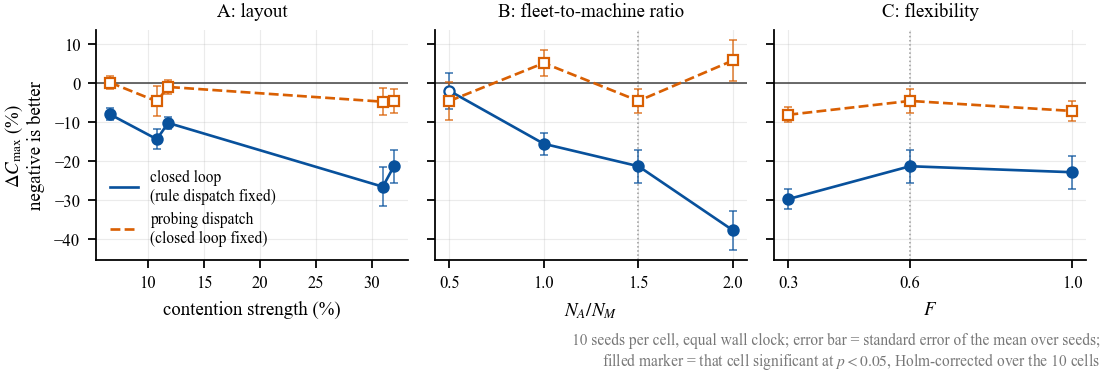

Source code (Python):
# -*- coding: utf-8 -*-
"""The two main effects across the three factor families (Section 5.5).

Reads clbs/output/baseline_ladder.csv, the same file the tables and the preamble
macros come from, so the figure cannot drift from the prose.

What the figure has to make decidable: not "is the gain positive on average",
which the main table already answers, but "which of these per-cell readings am I
allowed to believe".  Those are different questions, and an earlier version of
this figure conflated them -- it annotated every cell whose gain came out
positive as "harmful", which is exactly the move of treating an unresolved sign
as a finding.  With ten seeds per cell the probing effect is not significant on
eight of the ten cells, so the marker fill now carries significance and the
reader can see at a glance that one curve is evidence and the other is mostly
noise.

Marker fill alone made that point as a binary, which left the reader taking the
threshold on trust.  Each cell therefore also carries the standard error of its
mean over the ten seeds: the probing bars visibly straddle zero everywhere and
the closed-loop bars do not, which is the same conclusion shown rather than
asserted.  SEM and not a quartile because the plotted point is a mean, and the
bar must be the dispersion of the quantity actually drawn.

The shared base point.  tools/abc_matrix.py runs the base cell once, under the
name "A funnel", and it serves simultaneously as the B-family level 1.5 and the
C-family level 0.6.  Selecting family members by the leading letter of the case
name therefore dropped it from panels B and C, which left the fleet sweep
looking monotone (0.5 negative, 1.0 positive, 2.0 positive) when the full
four-point sweep alternates in sign.  The base point is now injected explicitly
into both panels at levels read off abc_matrix.BASE.

The layout family has no natural numeric level, so it is plotted against
contention strength, which is what the layout manipulation actually changes.

Run: py paper01/fig/fig_prediction3.py
"""
from __future__ import annotations

import os
import re
import sys

sys.path.insert(0, os.path.dirname(os.path.abspath(__file__)))
sys.path.insert(0, os.path.abspath(os.path.join(
    os.path.dirname(os.path.abspath(__file__)), "..", "..", "..", "clbs_new")))

from _style import (FS_ANNOT, FS_FOOT, FS_LEG, LADDER, by,  # noqa: E402
                    load_output, mark_draft, mean, plt, save, sem)

try:                                                            # noqa: E402
    from algorithm.stats import holm, wilcoxon_signed_rank
    from tools.abc_matrix import BASE
except Exception as exc:                                        # pragma: no cover
    raise SystemExit("需要 clbs/ 在 sys.path 上以取显著性与基点水平:%s" % exc)

HINT = "py -u -m tools.baseline_ladder --budget 90 --seeds 42,7,2024,13,1,99,123,777,31415,8"

# Effects shown.  Both are single-factor contrasts: each holds one factor of the
# 2x2 fixed and moves the other, so each can be attributed to one mechanism.
EFFECTS = [
    ("B0", "B1", "closed loop\n(rule dispatch fixed)", "#08519c", "o", "-"),
    ("B1", "B2", "probing dispatch\n(closed loop fixed)", "#d95f02", "s", "--"),
]
PANELS = [
    ("A", "layout", "contention strength (%)"),
    ("B", "fleet-to-machine ratio", "$N_A/N_M$"),
    ("C", "flexibility", "$F$"),
]

# The base cell is shared by the three families and run once, so it carries no
# factor level in its name.  Its levels are derived from the generator's own
# base spec rather than typed, so that changing the base in abc_matrix.py moves
# this point too instead of silently misplacing it.
BASE_CELL = "A funnel"
BASE_LEVEL = {"B": BASE["na"] / BASE["nm"], "C": BASE["flex"]}
ALPHA = 0.05


def level(case: str, family: str, cont: float) -> float:
    """The x position of a cell: its factor level, or contention for family A."""
    if family == "A":
        return 100.0 * cont
    if case == BASE_CELL:
        return BASE_LEVEL[family]
    m = re.search(r"([0-9]*\.?[0-9]+)\s*$", case)
    if not m:
        raise SystemExit("算例名 %r 末尾没有因子水平,无法定位横轴" % case)
    return float(m.group(1))


def members(cells, fam: str):
    """Cells belonging to a family, including the base cell for B and C."""
    names = [c for (c,) in cells if str(c).split()[0] == fam]
    if fam != "A" and (BASE_CELL,) in cells and BASE_CELL not in names:
        names.append(BASE_CELL)
    return names


def cell_effect(rows_of_cell, ka: str, kb: str):
    """Paired relative gain over seeds, its spread, and a two-sided Wilcoxon p.

    Same estimator as tab/gen_tables_ladder.py, so the figure, the per-cell
    table and the preamble macros are three views of one computation.

    The spread is the standard error of that mean over the ten seeds.  It is
    reported because the panel's whole claim is about which per-cell readings
    may be believed, and until now that was carried only by the marker fill --
    a binary derived from the p value.  The bar shows the quantity the binary
    is thresholding, so a reader can see *how far* a hollow cell is from
    resolving rather than being told only that it did not.
    """
    val = {}
    for r in rows_of_cell:
        val.setdefault(r["arm"], {})[r["seed"]] = r["makespan"]
    seeds = sorted(set(val.get(ka, {})) & set(val.get(kb, {})))
    xa = [val[ka][s] for s in seeds]
    xb = [val[kb][s] for s in seeds]
    if not seeds:
        return float("nan"), 0.0, 1.0
    rel = [(y - x) / x for x, y in zip(xa, xb)]
    return (100.0 * mean(rel), 100.0 * sem(rel),
            wilcoxon_signed_rank(xb, xa)["p_value"])


def adjusted(cells, ka: str, kb: str):
    """Holm-adjusted per-cell p for one effect, keyed by cell name.

    The family is all ten cells of that effect, not the three or five cells of
    whichever panel is being drawn: the reader's question is "which of these
    readings may I believe", and they are looking at all ten of them.  Adjusting
    per panel would make a cell's fill depend on which panel it appears in,
    which for the shared base point would mean two different fills for one
    number.
    """
    names = [c for (c,) in cells]
    ps = [cell_effect(cells[(c,)], ka, kb)[2] for c in names]
    return dict(zip(names, holm(ps)))


def main() -> None:
    rows = load_output("baseline_ladder.csv", HINT)
    seeds = sorted({r["seed"] for r in rows})
    cells = by(rows, "case")
    # The protocol of Section 5.1 commits to ten seeds; anything less is a
    # draft, and says so on its face rather than in a commit message.
    if len(seeds) < 10:
        mark_draft("%d seeds, protocol wants 10" % len(seeds))
    if len(cells) < 10:
        mark_draft("%d of 10 instance cells" % len(cells))

    fig, axes = plt.subplots(1, 3, figsize=(7.0, 2.45), sharey=True)
    for ax, (fam, fam_name, xlabel) in zip(axes, PANELS):
        names = members(cells, fam)
        if not names:
            ax.text(0.5, 0.5, "family %s absent" % fam, transform=ax.transAxes,
                    ha="center", va="center", fontsize=FS_ANNOT,
                    color="#999999")
            ax.set_xlabel(xlabel)
            continue
        cont = {c: cells[(c,)][0]["contention"] for c in names}
        names.sort(key=lambda c: level(c, fam, cont[c]))
        xs = [level(c, fam, cont[c]) for c in names]

        for ka, kb, label, colour, marker, ls in EFFECTS:
            adj = adjusted(cells, ka, kb)
            eff = [cell_effect(cells[(c,)], ka, kb) for c in names]
            ys = [e[0] for e in eff]
            es = [e[1] for e in eff]
            ax.plot(xs, ys, ls, color=colour, linewidth=1.2,
                    label=label if fam == "A" else None, zorder=3,
                    clip_on=False)
            # Drawn under the markers so the fill (significance) stays legible.
            # The two effects sit far apart on this axis, so no dodge is needed
            # and adding one would misplace the points against the x levels.
            ax.errorbar(xs, ys, yerr=es, fmt="none", ecolor=colour,
                        elinewidth=0.8, capsize=1.8, capthick=0.8,
                        alpha=0.7, zorder=3, clip_on=False)
            # Fill carries significance *after* correcting over the ten cells of
            # this effect.  A hollow marker is the figure saying "this cell does
            # not license a claim about its sign", which is the whole point of
            # the panel for the probing curve -- and after correction that curve
            # is hollow throughout, which is the honest picture: ten seeds per
            # cell resolve the main effect and do not resolve this one.
            for x, y, c in zip(xs, ys, names):
                ax.plot([x], [y], marker, color=colour, markersize=4.6,
                        markerfacecolor=colour if adj[c] < ALPHA else "white",
                        markeredgecolor=colour, markeredgewidth=1.0,
                        zorder=4, clip_on=False)

        # The shared base point is a member of this sweep but is tabulated
        # under family A, so it is marked to stop a reader hunting for it.
        if fam != "A" and BASE_CELL in names:
            ax.axvline(BASE_LEVEL[fam], color="#999999", linewidth=0.7,
                       linestyle=":", zorder=1)

        ax.axhline(0, color="#444444", linewidth=0.7, zorder=2)
        ax.set_xlabel(xlabel)
        ax.set_title("%s: %s" % (fam, fam_name), fontsize=8.5)
        if fam != "A":
            ax.set_xticks(xs)

    axes[0].set_ylabel("$\\Delta C_{\\max}$ (%)\nnegative is better")
    axes[0].legend(loc="lower left", fontsize=FS_LEG, handlelength=1.8)
    # tight_layout first, then reserve a strip for the protocol line: stating the
    # correction is what makes the marker fills readable, so it must not be laid
    # on top of the axis labels.
    fig.tight_layout(rect=(0.0, 0.095, 1.0, 1.0))
    fig.text(0.995, 0.012,
             "%d seeds per cell, equal wall clock; error bar = standard error "
             "of the mean over seeds;\nfilled marker = that cell significant at "
             "$p<%.2f$, Holm-corrected over the %d cells"
             % (len(seeds), ALPHA, len(cells)),
             ha="right", va="bottom", fontsize=FS_FOOT, color="#777777")
    save(fig, "fig_prediction3")


if __name__ == "__main__":
    main()
